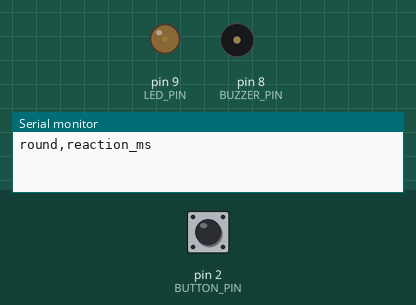
Simulated run of this sketch. Board: Arduino Uno, built with avr-gcc and run on an emulated ATmega328P. Parts: output pins drawn as LEDs (lit = HIGH), buzzer (waves = sounding), the last lines printed to the serial monitor. Inputs (shaded band) come from the test bench; at power-on: pin 2 (BUTTON_PIN) HIGH. Random numbers use the default seed unless the sketch sets one.

Above: at 1.2 s.
1.3 s: pin 2 (BUTTON_PIN) pulled LOW for 0.15 s
At 1.5 s:
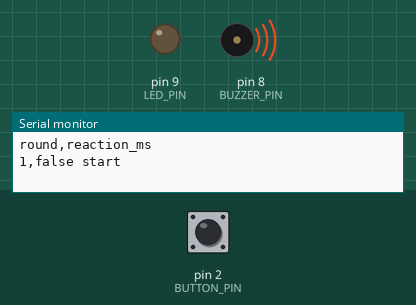
4.4 s: pin 2 (BUTTON_PIN) pulled LOW for 1 s
8.4 s: pin 2 (BUTTON_PIN) pulled LOW for 3.2 s
At 14.1 s:
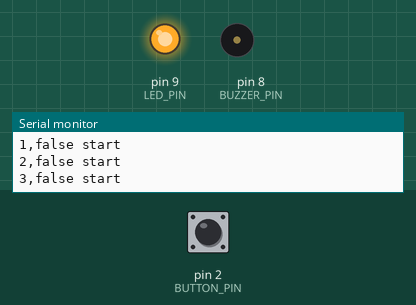
14.6 s: pin 2 (BUTTON_PIN) pulsed LOW 5 times (0.12 s each, 0.3 s apart)
Timing chart, 0 to 17.6 s (numbered marks = the images above; inputs shaded):
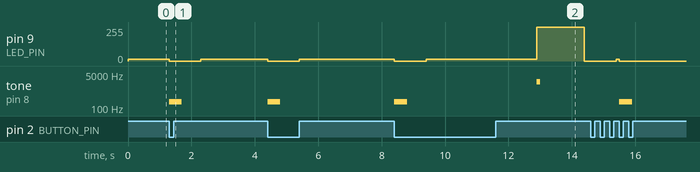

The sketch:

reaction_game.ino
```cpp
// reaction_game.ino - how fast can you react? A random wait, then GO: press the button as fast as you can.
// The button is on interrupt pin 2, so the moment of the press is caught to the microsecond (Chapter 105).
const int BUTTON_PIN = 2;              // button to GND
const int LED_PIN = 9;                 // a PWM pin: a dim glow while waiting, full brightness for GO (Chapter 102)
const int BUZZER_PIN = 8;              // a passive buzzer, played with tone() (Chapter 102)
const int ROUNDS = 5;

enum State { WAITING, GO, RESULT, DONE };
State state = DONE;
volatile unsigned long pressMicros = 0;
volatile bool pressed = false;
unsigned long goMicros = 0;
unsigned long stateStart = 0;
unsigned long waitMs = 0;
int roundNo = 0;
int scored = 0;
float total = 0;
float best = 99999;

void onPress() {                       // the ISR: only the first edge counts; the bounce after it is ignored
  if (!pressed) {
    pressMicros = micros();
    pressed = true;
  }
}

void enter(State s) {
  state = s;
  stateStart = millis();
}

void startRound() {
  roundNo++;
  noInterrupts();
  pressed = false;
  interrupts();
  waitMs = random(1500, 4000);         // a random wait, so nobody can guess the moment
  analogWrite(LED_PIN, 15);            // a dim glow: get ready
  enter(WAITING);
}

void setup() {
  Serial.begin(115200);
  pinMode(BUTTON_PIN, INPUT_PULLUP);
  attachInterrupt(digitalPinToInterrupt(BUTTON_PIN), onPress, FALLING);
  randomSeed(analogRead(A0));          // A0 left unconnected: its noise makes every game different
  Serial.println("round,reaction_ms");
  startRound();
}

void loop() {
  switch (state) {
    case WAITING:
      if (pressed) {                   // pressed before GO: a false start
        Serial.print(roundNo);
        Serial.println(",false start");
        tone(BUZZER_PIN, 200, 400);    // a low "wrong" sound
        analogWrite(LED_PIN, 0);
        enter(RESULT);
      } else if (millis() - stateStart >= waitMs) {
        analogWrite(LED_PIN, 255);     // GO!
        tone(BUZZER_PIN, 2000, 100);
        goMicros = micros();
        enter(GO);
      }
      break;
    case GO:
      if (pressed) {
        noInterrupts();
        unsigned long p = pressMicros; // a safe copy (Chapter 105)
        interrupts();
        float ms = (p - goMicros) / 1000.0;
        Serial.print(roundNo);
        Serial.print(',');
        Serial.println(ms, 1);
        scored++;
        total += ms;
        if (ms < best) best = ms;
        analogWrite(LED_PIN, 0);
        enter(RESULT);
      } else if (millis() - stateStart >= 1500) {
        Serial.print(roundNo);
        Serial.println(",too slow");
        analogWrite(LED_PIN, 0);
        enter(RESULT);
      }
      break;
    case RESULT:
      if (millis() - stateStart >= 1000) {   // a pause before the next round
        if (roundNo < ROUNDS) {
          startRound();
        } else {
          Serial.print("best ");
          Serial.print(best, 1);
          Serial.print(" ms, average ");
          Serial.print(scored > 0 ? total / scored : 0.0, 1);
          Serial.print(" ms over ");
          Serial.print(scored);
          Serial.println(" good rounds");
          enter(DONE);
        }
      }
      break;
    case DONE:
      break;
  }
}
```
